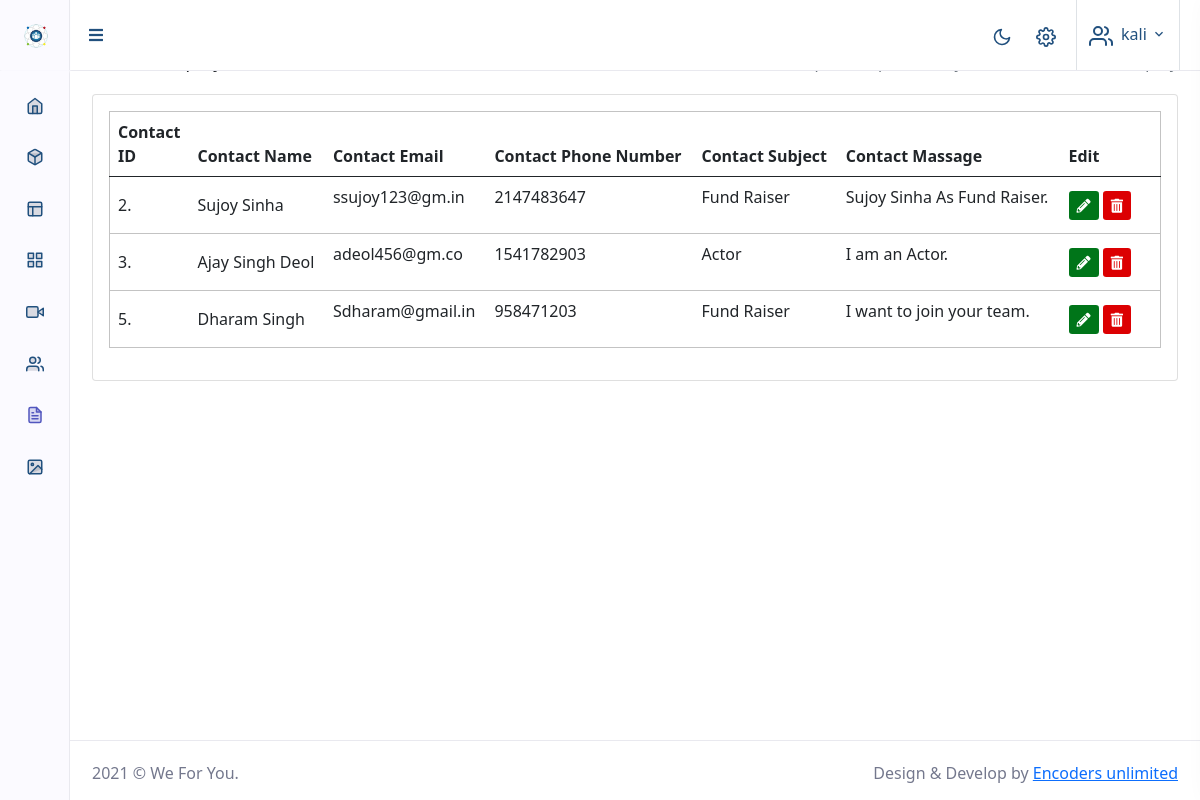
Screenshot of /admin/inquiry-list.php (signed in) with the database file from the repository.
### tables this page shows
CREATE TABLE `contact_inquiry` (
  `c_id` int(11) NOT NULL,
  `c_name` text NOT NULL,
  `c_email` varchar(100) NOT NULL,
  `c_phone` bigint(15) NOT NULL,
  `c_subject` varchar(100) NOT NULL,
  `c_massage` varchar(300) NOT NULL
);

### admin/inquiry-list.php (the view, shortened to what this page needs)
<?php
include'config.php';
$view_inquiry = "select * from contact_inquiry";
$run_query = mysqli_query($conn, $view_inquiry);
?>
<!doctype html>
<html lang="en">
<head>
    <?php include'style.php'; ?>
</head>
<body>
        <div id="layout-wrapper">
    <?php include'header.php'; ?>
            <div class="main-content">
                <div class="page-content">
                    <div class="container-fluid">
                        <div class="row">
                            <div class="col-12">
                                <div class="page-title-box d-sm-flex align-items-center justify-content-between">
                                    <h4 class="mb-sm-0 font-size-18">Contact Inquiry List</h4>
                                    <div class="page-title-right">
                                        <ol class="breadcrumb m-0">
                                            <li class="breadcrumb-item"><a href="javascript: void(0);">Admin</a></li>
                                            <li class="breadcrumb-item active">Contact Inquiry</li>
                                        </ol>
                                    </div>
                                </div>
                            </div>
                        </div>
                        <div class="row">
                            <div class="col-12">
                                <div class="card">
                                    <div class="card-body">
                                        <div class="table-responsive">
                                            <table class='table table-editable table-nowrap align-middle table-edits'>
                                                <thead>
                                                    <tr>
                                                        <th>Contact ID</th>
                                                        <th>Contact Name</th>
                                                        <th>Contact Email</th>
                                                        <th>Contact Phone Number</th>
                                                        <th>Contact Subject</th>
                                                        <th>Contact Massage</th>
                                                        <th>Edit</th>
                                                    </tr>
                                                </thead>
                                                <tbody>
                                                    <?php
                                            if($run_query-> num_rows > 0){
                                            while($row = mysqli_fetch_assoc($run_query)) {
                                                $c_id = $row['c_id'];
                                                $c_name = $row['c_name'];
                                                $c_email = $row['c_email'];
                                                $c_phone = $row['c_phone'];
                                                $c_subject = $row['c_subject'];
                                                $c_massage = $row['c_massage'];
                                                    echo "<tr data-id='1'>
                                                        <td data-field='contact_id' style='width: 80px'> ".$c_id.".
                                                        </td>
                                                        <td data-field='contact_title' class='contact_title'>".$c_name."
                                                        </td>
                                                        <td data-field='contact_content' class='contact_content'>
                                                            <p>".$c_email."</p>
                                                        </td>
                                                        <td data-field='contact_content' class='contact_content'>
                                                            <p>".$c_phone."</p>
                                                        </td>
                                                        <td data-field='contact_content' class='contact_content'>
                                                            <p>".$c_subject."</p>
                                                        </td>
                                                        <td data-field='contact_content' class='contact_content'>
                                                            <p>".$c_massage."</p>
                                                        </td>
                                                        <td style='width: 100px'>
                                                            <a href='edit-inquiry.php?id=$c_id' class='btn btn-outline-secondary btn-sm edit' title='Edit'>
                                                                <i class='fas fa-pencil-alt'></i>
                                                            </a>
                                                            <a href='delete-inquiry.php?id=$c_id'  class='btn btn-outline-secondary btn-sm edit' title='Delete'>
                                                                <i class='fas fa-trash-alt'></i>
                                                            </a>
                                                        </td>
                                                    </tr>";
                                            }
                                            }
                                            else{
                                                echo "<span style='color:#fe0002;font-size:15px;'>Banner list is Empty.</span>";
                                            }
                                             ?>
                                                </tbody>
                                            </table>
                                        </div>
                                    </div>
                                </div>
                            </div>
                        </div>
                    </div>
                </div>
    <?php include'right-sidebar.php'; ?>
</body>
</html>

### rows the page displays
contact_inquiry: c_id "2", c_name "Sujoy Sinha", c_email "ssujoy123@gm.in", c_phone "2147483647", c_subject "Fund Raiser", c_massage "Sujoy Sinha As Fund Raiser."
contact_inquiry: c_id "3", c_name "Ajay Singh Deol", c_email "adeol456@gm.co", c_phone "1541782903", c_subject "Actor", c_massage "I am an Actor."
contact_inquiry: c_id "5", c_name "Dharam Singh", c_email "Sdharam@gmail.in", c_phone "958471203", c_subject "Fund Raiser", c_massage "I want to join your team."

### other values shown
$_SESSION['admin_name'] "kali"
